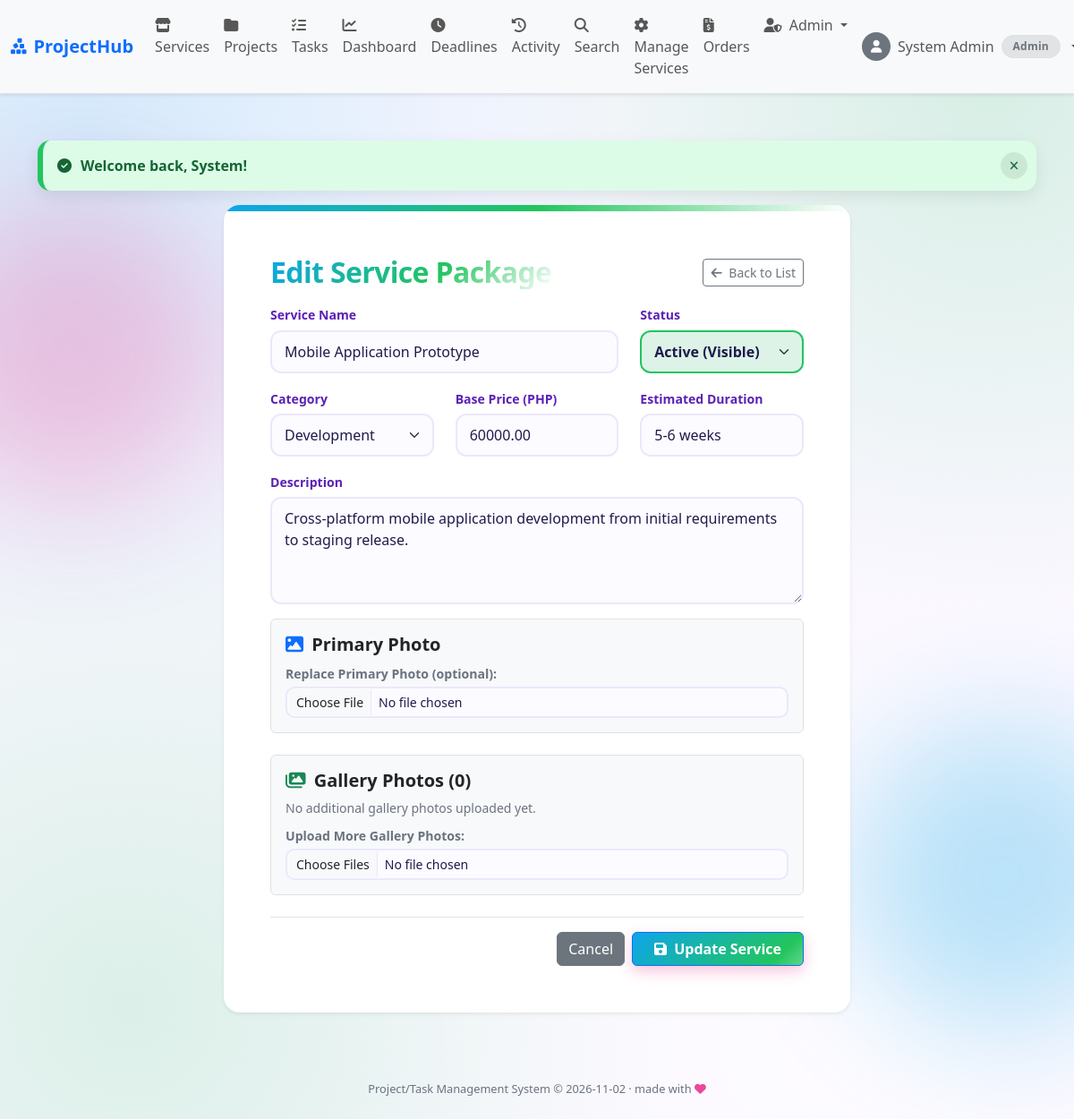
Page /services/edit.php?service_id=2 (signed in) on the committed database.
### tables this page shows
CREATE TABLE IF NOT EXISTS services (
  service_id         INT AUTO_INCREMENT PRIMARY KEY,
  service_name       VARCHAR(100) NOT NULL,
  category           VARCHAR(50)  NOT NULL DEFAULT 'Development',
  price              DECIMAL(10,2) NOT NULL,
  estimated_duration VARCHAR(50)  NOT NULL DEFAULT '2-3 weeks',
  primary_photo      VARCHAR(255) NULL,
  description        TEXT NULL,
  status             ENUM('active','inactive') NOT NULL DEFAULT 'active',
  created_at         TIMESTAMP DEFAULT CURRENT_TIMESTAMP
);

### includes/config.php (called while the page is built, shortened)
<?php
$base_url = "/itim211-2b-taskmanager";

### services/edit.php (the view, shortened to what this page needs)
<?php
require_once('../includes/config.php');
require_once('../includes/functions.php');
$service_id = (int)($_GET['service_id'] ?? $_POST['service_id'] ?? 0);
$rows = db_select($conn, "SELECT * FROM services WHERE service_id = ?", 'i', [$service_id]);
$service = $rows[0];
$photos = db_select($conn, "SELECT * FROM service_photos WHERE service_id = ?", 'i', [$service_id]);
include('../includes/header.php');
?>
<div class="row justify-content-center">
  <div class="col-lg-9">
    <div class="card shadow-sm border-0 form-card">
      <div class="card-body p-4">
        <div class="d-flex justify-content-between align-items-center mb-3">
          <h2 class="fw-bold mb-0">Edit Service Package</h2>
          <a href="<?php echo $base_url; ?>/services/index.php" class="btn btn-outline-secondary btn-sm">
            <i class="fa-solid fa-arrow-left me-1"></i> Back to List
          </a>
        </div>
        <form method="POST" action="edit.php" enctype="multipart/form-data" novalidate>
          <div class="row">
            <div class="col-md-8 mb-3">
              <label for="service_name" class="form-label fw-semibold">Service Name</label>
              <input type="text" class="form-control" id="service_name" name="service_name"
                     value="<?php echo e($service['service_name']); ?>">
            </div>
            <div class="col-md-4 mb-3">
              <label for="status" class="form-label fw-semibold">Status</label>
              <select class="form-select" id="status" name="status">
                <option value="active" <?php echo ($service['status'] === 'active') ? 'selected' : ''; ?>>Active (Visible)</option>
              </select>
            </div>
          </div>
          <div class="row">
            <div class="col-md-4 mb-3">
              <label for="category" class="form-label fw-semibold">Category</label>
              <select class="form-select" id="category" name="category">
                <option value="Development" <?php echo ($service['category'] === 'Development') ? 'selected' : ''; ?>>Development</option>
              </select>
            </div>
            <div class="col-md-4 mb-3">
              <label for="price" class="form-label fw-semibold">Base Price (PHP)</label>
              <input type="text" class="form-control" id="price" name="price"
                     value="<?php echo e($service['price']); ?>">
            </div>
            <div class="col-md-4 mb-3">
              <label for="estimated_duration" class="form-label fw-semibold">Estimated Duration</label>
              <input type="text" class="form-control" id="estimated_duration" name="estimated_duration"
                     value="<?php echo e($service['estimated_duration']); ?>">
            </div>
          </div>
          <div class="mb-3">
            <label for="description" class="form-label fw-semibold">Description</label>
            <textarea class="form-control" id="description" name="description" rows="4"><?php echo e($service['description']); ?></textarea>
          </div>
          <div class="card mb-4 border bg-light">
            <div class="card-body">
              <h5 class="fw-bold mb-2"><i class="fa-solid fa-image text-primary me-1"></i> Primary Photo</h5>
              <div class="d-flex align-items-center gap-3">
                <div class="flex-grow-1">
                  <label for="primary_photo" class="form-label small text-muted mb-1">Replace Primary Photo (optional):</label>
                  <input type="file" class="form-control form-control-sm" id="primary_photo" name="primary_photo">
                </div>
              </div>
            </div>
          </div>
          <div class="card mb-4 border bg-light">
            <div class="card-body">
              <h5 class="fw-bold mb-2"><i class="fa-solid fa-images text-success me-1"></i> Gallery Photos (<?php echo count($photos); ?>)</h5>
              <?php if (!empty($photos)) { ?>
                <div class="row g-2 mb-3">
                  <?php foreach ($photos as $p) { ?>
                    <div class="col-6 col-md-3 col-lg-2 position-relative text-center">
                      <img src="<?php echo e($base_url . '/' . $p['filename']); ?>" alt="Gallery"
                           class="img-thumbnail w-100" style="height: 90px; object-fit: cover;">
                      <a href="<?php echo $base_url; ?>/services/delete_photo.php?photo_id=<?php echo (int)$p['photo_id']; ?>&service_id=<?php echo (int)$service_id; ?>"
                         class="btn btn-danger btn-sm position-absolute top-0 end-0 m-1 py-0 px-1"
                         onclick="return confirm('Delete this gallery photo?');" title="Delete Photo">
                        <i class="fa-solid fa-xmark"></i>
                      </a>
                    </div>
                  <?php } ?>
                </div>
              <?php } else { ?>
                <p class="text-muted small mb-2">No additional gallery photos uploaded yet.</p>
              <?php } ?>
              <label for="gallery_photos" class="form-label small text-muted mb-1">Upload More Gallery Photos:</label>
              <input type="file" class="form-control form-control-sm" id="gallery_photos" name="gallery_photos[]" multiple>
            </div>
          </div>
          <div class="d-flex justify-content-end gap-2 pt-3 border-top">
            <a href="<?php echo $base_url; ?>/services/index.php" class="btn btn-secondary">Cancel</a>
            <button type="submit" class="btn btn-primary px-4 fw-semibold">
              <i class="fa-solid fa-floppy-disk me-1"></i> Update Service
            </button>
          </div>
        </form>
      </div>
    </div>
  </div>
</div>
<?php include('../includes/footer.php'); ?>

### rows in the picture
services: service_name "Mobile Application Prototype", status "Active (Visible)", category "Development", price "60000.00", estimated_duration "5-6 weeks", description "Cross-platform mobile application development from initial requirements to staging release."

### other values in the picture
$nav_name "System Admin"
role_label($cur_role) "Admin"
$f['msg'] "Welcome back, System!"
count($photos) "0"
$date "2026-11-02"
